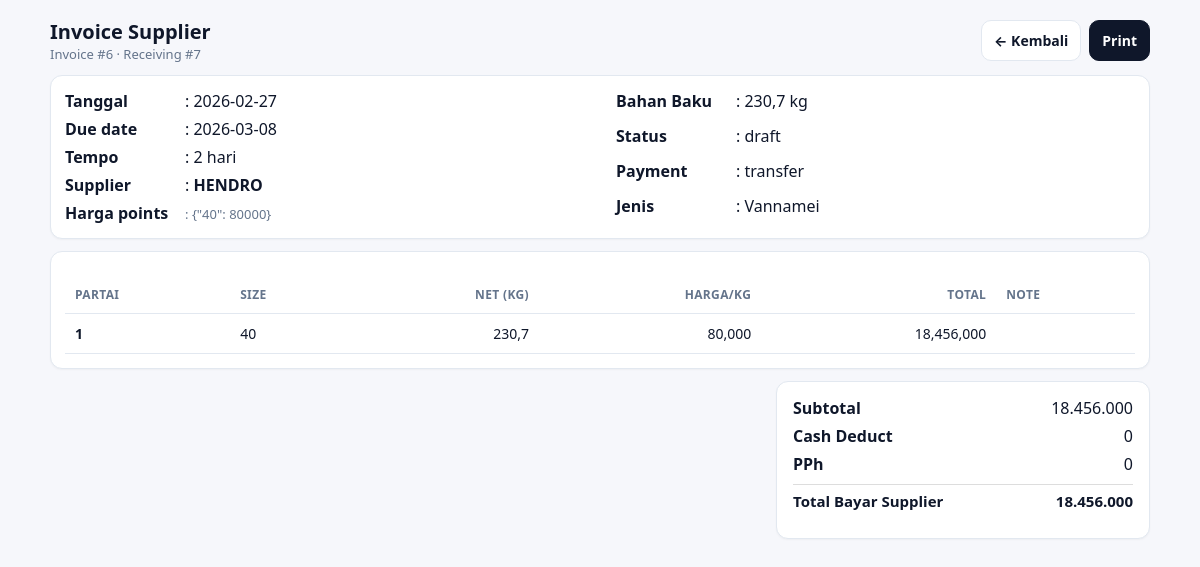
The app's page /invoice/view/6, older data.
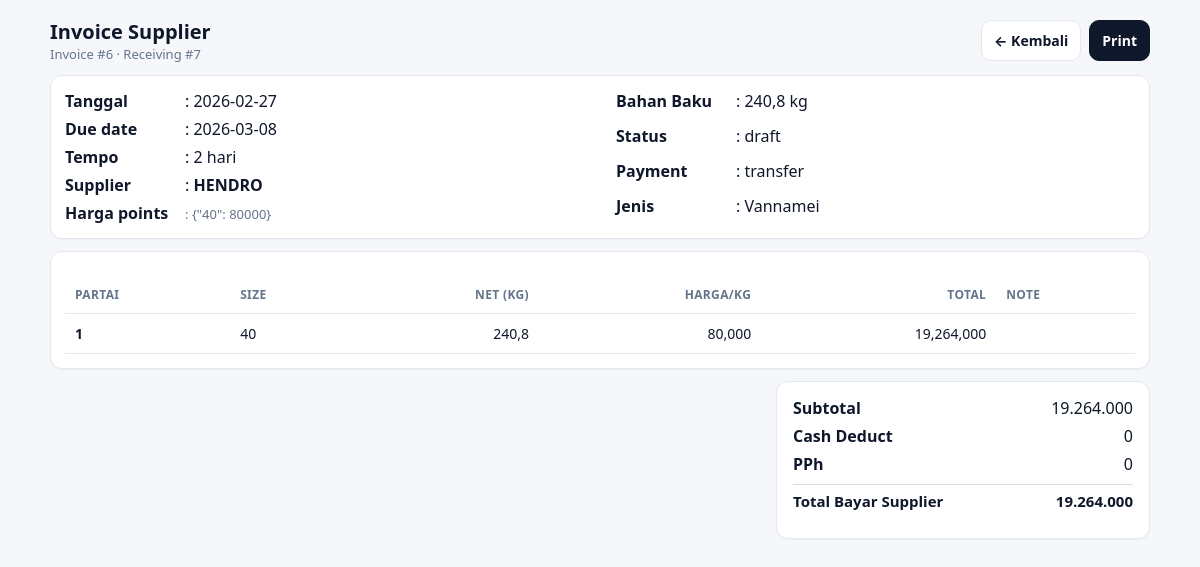
The same page, newer data.
### tables this page shows
CREATE TABLE invoice_header (
            id INTEGER PRIMARY KEY AUTOINCREMENT,

            receiving_id INTEGER NOT NULL UNIQUE, -- 1 receiving = 1 invoice
            tanggal TEXT NOT NULL DEFAULT (date('now','localtime')),
            supplier TEXT NOT NULL,
            price_points_json TEXT NOT NULL,
            payment_type TEXT NOT NULL
                CHECK (payment_type IN ('cash','transfer')),
            tempo_hari INTEGER DEFAULT 0,
            due_date TEXT,

            -- Cash deduct per kg (hanya berlaku kalau cash)
            cash_deduct_per_kg_rp INTEGER DEFAULT 0,
            cash_deduct_total_rp INTEGER DEFAULT 0,
            -- PPh (siap dipakai nanti, 0.25% = 25)
            pph_rate_bp INTEGER DEFAULT 0,
            pph_amount_rp INTEGER DEFAULT 0,
            -- Total Supplier
            subtotal_rp INTEGER DEFAULT 0,
            total_payable_rp INTEGER DEFAULT 0,
            total_paid_g INTEGER DEFAULT 0,
            status TEXT DEFAULT 'draft'
                CHECK (status IN ('draft','issued','paid','void')),
            created_at TEXT DEFAULT (datetime('now','localtime')), note TEXT, grade_prices_json TEXT,
            FOREIGN KEY(receiving_id)
                REFERENCES receiving_header(id)
                ON DELETE CASCADE
        );

CREATE TABLE receiving_header (
            id INTEGER PRIMARY KEY AUTOINCREMENT,
            receiving_no INTEGER NOT NULL UNIQUE,
            tanggal TEXT NOT NULL,
            supplier TEXT NOT NULL,
            jenis TEXT NOT NULL,
            fiber REAL DEFAULT 0,
            created_at TEXT DEFAULT (datetime('now','localtime'))
        );

CREATE TABLE invoice_line (
            id INTEGER PRIMARY KEY AUTOINCREMENT,

            invoice_id INTEGER NOT NULL,
            receiving_item_id INTEGER NOT NULL UNIQUE,

            partai_no INTEGER NOT NULL,

            -- Simpan gram supaya presisi (anti float)
            net_g INTEGER NOT NULL,
            paid_g INTEGER NOT NULL,
            round_size INTEGER,
            price_per_kg_rp INTEGER NOT NULL,
            line_total_rp INTEGER NOT NULL,
            note TEXT,

            FOREIGN KEY(invoice_id)
                REFERENCES invoice_header(id)
                ON DELETE CASCADE,

            FOREIGN KEY(receiving_item_id)
                REFERENCES receiving_item(id)
                ON DELETE CASCADE
        );

### invoice/routes.py (the view)
@invoice_bp.route("/view/<int:invoice_id>", methods=["GET"])
def invoice_view(invoice_id):
    h = repo.get_invoice_header(invoice_id)
    if not h:
        return "Invoice tidak ditemukan", 404
    rh = repo.fetch_receiving_header(h["receiving_id"])
    jenis = (rh.get("jenis") or "").strip().lower() if rh else ""
    lines = repo.fetch_invoice_lines(invoice_id)
    return render_template("invoice/detail.html", header=h, lines=lines, jenis=jenis)

### helpers/db.py (called while the page is built)
def get_conn():
    conn = sqlite3.connect(DB_PATH, timeout=30)
    conn.row_factory = sqlite3.Row
    conn.execute("PRAGMA foreign_keys = ON;")
    conn.execute("PRAGMA journal_mode = WAL;")
    return conn

### invoice/repository.py (called while the page is built)
def fetch_receiving_header(receiving_id):
    conn = get_conn()
    try:
        row = conn.execute("SELECT * FROM receiving_header WHERE id=?", (receiving_id,)).fetchone()
        return dict(row) if row else None
    finally:
        conn.close()

def get_invoice_header(invoice_id):
    conn = get_conn()
    try:
        row = conn.execute("SELECT * FROM invoice_header WHERE id=?", (invoice_id,)).fetchone()
        return dict(row) if row else None
    finally:
        conn.close()

def fetch_invoice_lines(invoice_id):
    conn = get_conn()
    try:
        rows = conn.execute("""
            SELECT il.*
            FROM invoice_line il
            WHERE il.invoice_id = ?
            ORDER BY il.partai_no ASC, il.id ASC
        """, (invoice_id,)).fetchall()
        return [dict(r) for r in rows]
    finally:
        conn.close()

### templates/invoice/detail.html (shortened to what this page needs)
<!doctype html>
<html lang="id">
<head>
</head>
<body>
<div class="wrap">
  <div class="top">
    <div>
      <h2>Invoice Supplier</h2>
      <div class="muted">Invoice #{{ header.id }} · Receiving #{{ header.receiving_id }}</div>
    </div>
    <div style="display:flex;gap:8px;flex-wrap:wrap;justify-content:flex-end;">
    <a class="btn btn-secondary" href="{{ url_for('invoice.invoice_list') }}">← Kembali</a>
      <a class="btn btn-primary" href="#" onclick="window.print();return false;">Print</a>
    </div>
  </div>
  <div class="card">
  <div class="inv-grid">
    <div class="inv-col">
      <div class="inv-row">
        <div class="inv-label">Tanggal     </div>
        <div class="inv-val">: {{ header.tanggal }}</div>
      </div>
      <div class="inv-row">
        <div class="inv-label">Due date</div>
        <div class="inv-val">: {{ header.due_date or "-" }}</div>
      </div>
      <div class="inv-row">
        <div class="inv-label">Tempo</div>
        <div class="inv-val">: {{ header.tempo_hari or 0 }} hari</div>
      </div>
      <div class="inv-row">
        <div class="inv-label">Supplier</div>
        <div class="inv-val">: <b> {{ header.supplier }}</b></div>
      </div>
      <div class="inv-row">
        <div class="inv-label">Harga points</div>
        <div class="inv-val muted">: {{ header.price_points_json or "{}" }}</div>
      </div>
    </div>
    <div class="inv-col">
      {% set val = (header.total_paid_g or 0)/1000 %}
      {% set s = "{:,.1f}".format(val).replace(",", "X").replace(".", ",").replace("X", ".") %}
      <div class="inv-row">
        <div class="inv-label">Bahan Baku</div>
        <div class="inv-val">: {{ s.rstrip("0").rstrip(",") }} kg</div>
      </div>
      <div class="inv-row">
        <div class="inv-label">Status</div>
        <div class="inv-val">: {{ header.status }}</div>
      </div>
      <div class="inv-row">
        <div class="inv-label">Payment</div>
        <div class="inv-val">: {{ header.payment_type }}</div>
      </div>
      <div class="inv-row">
        <div class="inv-label">Jenis</div>
        <div class="inv-val">: {{ jenis|capitalize }}</div>
      </div>
    </div>
  </div>
</div>
  <div class="card" style="margin-top:12px; overflow:auto;">
    <table>
      <thead>
        <tr>
          <th>Partai</th>
          <th>Size</th>
          <th class="right">Net (kg)</th>
          <th class="right">Harga/kg</th>
          <th class="right">Total</th>
          <th>Note</th>
        </tr>
      </thead>
      <tbody>
        {% for r in lines %}
        <tr>
          <td><b>{{ r.partai_no }}</b></td>
          <td class="center">
            {% if jenis == "kupasan" %}
              {{ (r.kategori_kupasan or "-")|lower }}
            {% else %}
              {{ r.round_size or "-" }}
            {% endif %}
          </td>
              {% set val = (r.net_g or 0)/1000 %}
              {% set s = "{:,.1f}".format(val)
               .replace(",", "X")
               .replace(".", ",")
               .replace("X", ".") %}
          <td class="right">
              {{ s.rstrip("0").rstrip(",") }}
          </td>
          <td class="right">{{ "{:,}".format(r.price_override_per_kg_rp or r.price_per_kg_rp) }}</td>
          <td class="right">{{ "{:,}".format(r.line_total_rp or 0) }}</td>
          <td>{{ r.note or "" }}</td>
        </tr>
        {% endfor %}
      </tbody>
    </table>
  </div>
  <div class="card summary-box" style="margin-top:12px;">
  <div class="sum-row">
    <div class="sum-label">Subtotal</div>
    <div class="sum-value">
      {{ "{:,}".format(header.subtotal_rp or 0).replace(",", ".") }}
    </div>
  </div>
  <div class="sum-row">
    <div class="sum-label">Cash Deduct</div>
    <div class="sum-value">
      {{ "{:,}".format(header.cash_deduct_total_rp or 0).replace(",", ".") }}
    </div>
  </div>
  <div class="sum-row">
    <div class="sum-label">PPh</div>
    <div class="sum-value">
      {{ "{:,}".format(header.pph_amount_rp or 0).replace(",", ".") }}
    </div>
  </div>
  <div class="sum-row total-row">
    <div class="sum-label">Total Bayar Supplier</div>
    <div class="sum-value">
      {{ "{:,}".format(header.total_payable_rp or 0).replace(",", ".") }}
    </div>
  </div>
  <div class="sum-row" style="margin-top:6px;">
    </div>
  </div>
</div>
</body>
</html>

### templates/invoice/detail.html (style rules this page uses)
:root { --bg:#f6f7fb;--card:#fff;--text:#0f172a;--muted:#64748b;--border:#e2e8f0;--btn:#0f172a }
body { margin:0;font-family:system-ui,-apple-system,Segoe UI,Roboto,Arial;background:var(--bg);color:var(--text) }
.wrap { max-width:1100px;margin:18px auto;padding:0 14px }
.top { display:flex;justify-content:space-between;align-items:center;gap:10px;margin-bottom:12px }
h2 { margin:0;font-size:20px }
.muted { color:var(--muted);font-size:13px }
.card { background:var(--card);border:1px solid var(--border);border-radius:12px;padding:14px;box-shadow:0 1px 2px rgba(0,0,0,.04) }
.btn { display:inline-block;padding:10px 12px;border-radius:10px;border:1px solid var(--border);text-decoration:none;font-weight:700;font-size:14px;background:#fff;color:var(--text) }
.btn-primary { background:var(--btn);color:#fff;border-color:var(--btn) }
table { width:100%;border-collapse:collapse;margin-top:10px }
th,td { border-bottom:1px solid var(--border);padding:10px;text-align:left;font-size:14px;vertical-align:top }
th { font-size:12px;color:var(--muted);text-transform:uppercase;letter-spacing:.03em }
.right { text-align:right }
.summary-box { width: 340px; margin-left: auto; padding: 12px 16px; }
.sum-row { display: grid; grid-template-columns: 1fr auto; padding: 3px 0; }
.sum-label { text-align: left; font-weight: 600; }
.sum-value { text-align: right; font-variant-numeric: tabular-nums; }
.total-row { margin-top: 6px; padding-top: 6px; border-top: 1px solid #ddd; font-weight: 800; font-size: 15px; }
.inv-grid { display: grid; grid-template-columns: 1fr 1fr; gap: 32px; }
.inv-col { display: grid; gap: 6px; }
.inv-row { display: grid; grid-template-columns: 120px 1fr; align-items: baseline; }
.inv-label { font-weight: 700; }
.inv-val { font-variant-numeric: tabular-nums; }

Row changes from the older to the newer data that the page shows:
removed invoice_line: partai_no "1", round_size "40", rstrip "230,7", price_per_kg_rp "80,000", line_total_rp "18,456,000"
changed invoice_header "HENDRO": subtotal_rp "18.456.000" → "19.264.000"; total_payable_rp "18.456.000" → "19.264.000"
added invoice_line: partai_no "1", round_size "40", rstrip "240,8", price_per_kg_rp "80,000", line_total_rp "19,264,000"
Text that changed along with them:
{{ s.rstrip("0").rstrip(",") }}: "230,7" → "240,8"
